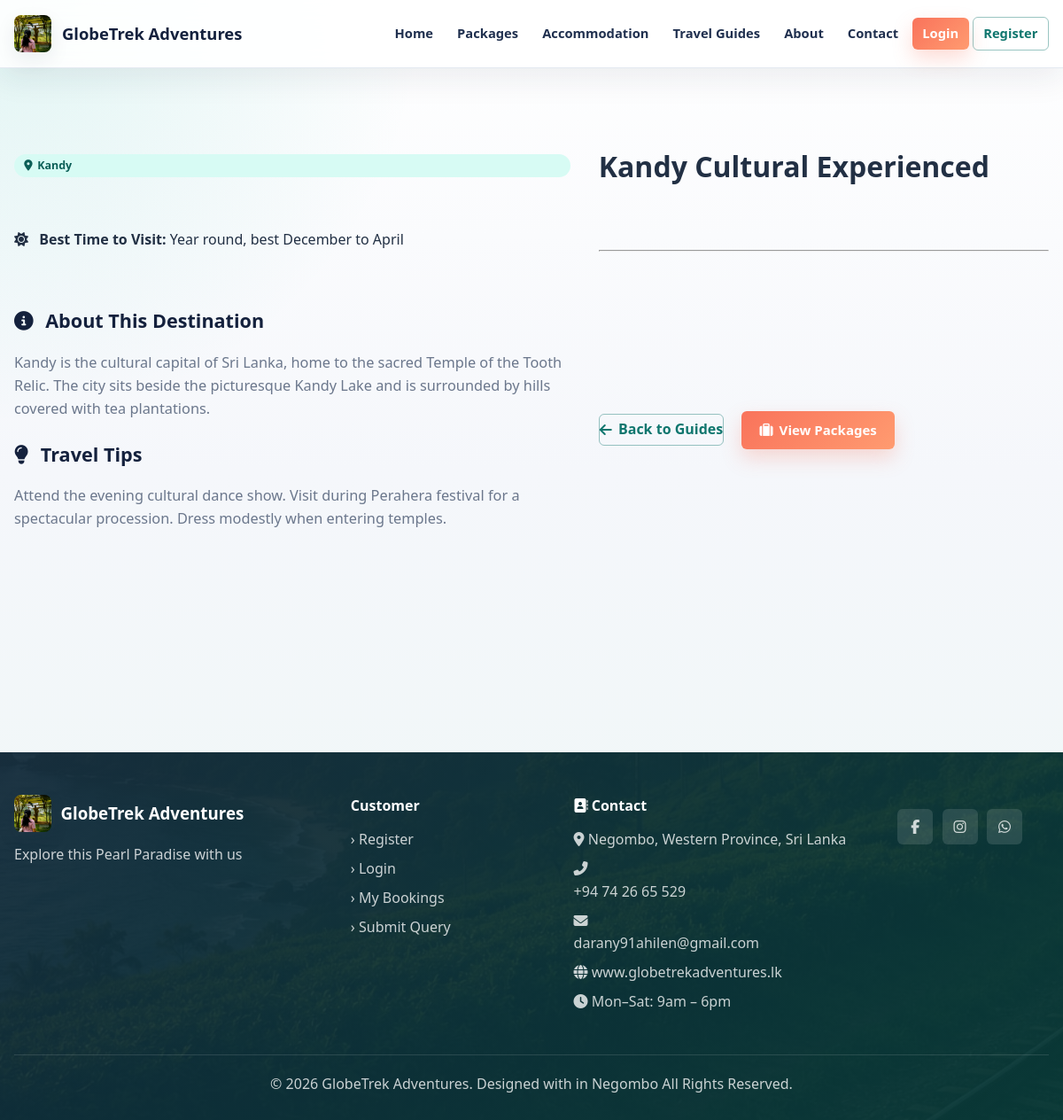
Screenshot of /index.php?url=home/guide_detail/3 with the database file from the repository.
### tables this page shows
CREATE TABLE `travel_guides` (
  `id` int(11) NOT NULL,
  `title` varchar(200) NOT NULL,
  `destination` varchar(200) NOT NULL,
  `content` text NOT NULL,
  `tips` text DEFAULT NULL,
  `best_time` varchar(100) DEFAULT NULL,
  `status` enum('active','inactive') DEFAULT 'active',
  `created_by` int(11) DEFAULT NULL,
  `created_at` datetime DEFAULT current_timestamp()
);

### controllers/HomeController.php (called while the page is built, shortened)
<?php
class HomeController {
    private $db;
    public function __construct() {
        $database = new Database();
        $this->db = $database->getConnection();
    }
public function guide_detail($id) {
    $guideModel = new TravelGuide($this->db);
    $guide      = $guideModel->getById($id);
    require_once BASE_PATH . '/views/home/guide_detail.php';
}
}
?>

### config/database.php (called while the page is built, shortened)
<?php
class Database {
    private $host = 'localhost';
    private $dbname = 'globetrek_adv';
    private $username = 'root';
    private $password = '';
    public function getConnection() {
        $this->conn = null;
        try {
            $this->conn = new PDO(
                "mysql:host={$this->host};dbname={$this->dbname};charset=utf8",
                $this->username,
                $this->password
            );
            $this->conn->setAttribute(PDO::ATTR_ERRMODE, PDO::ERRMODE_EXCEPTION);
            $this->conn->setAttribute(PDO::ATTR_DEFAULT_FETCH_MODE, PDO::FETCH_ASSOC);
        } catch(PDOException $e) {
            error_log("Connection Error: " . $e->getMessage());
            die(json_encode(['error' => 'Database connection failed']));
        }
        return $this->conn;
    }
}
?>

### models/TravelGuide.php (called while the page is built, shortened)
<?php
class TravelGuide {
    private $conn;
    private $table = 'travel_guides';
    public function __construct($db) {
        $this->conn = $db;
    }
    public function getById($id) {
        $sql  = "SELECT * FROM {$this->table}
                 WHERE id = :id AND status = 'active' LIMIT 1";
        $stmt = $this->conn->prepare($sql);
        $stmt->bindParam(':id', $id);
        $stmt->execute();
        return $stmt->fetch();
    }
}
?>

### views/home/guide_detail.php (the view)
<?php require_once BASE_PATH . '/views/layouts/header.php'; ?>
<section class="section">
    <div class="container">
        <div class="about-layout">
            <span class="badge">
                <i class="fas fa-map-marker-alt"></i>
                <?= htmlspecialchars($guide['destination']) ?>
            </span>
            <h1 style="color:var(--navy);margin:0.8rem 0;
                        font-size:2rem;">
                <?= htmlspecialchars($guide['title']) ?>
            </h1>
            <?php if (!empty($guide['best_time'])): ?>
            <p style="color:var(--grey);margin-bottom:1.5rem;">
                <i class="fas fa-sun"
                   style="color:var(--gold);margin-right:8px;"></i>
                <strong>Best Time to Visit:</strong>
                <?= htmlspecialchars($guide['best_time']) ?>
            </p>
            <?php endif; ?>
            <hr style="border-color:#eee;margin:1.5rem 0;">
            <div class="about-text">
                <h3>
                    <i class="fas fa-info-circle"
                       style="color:var(--blue);margin-right:8px;"></i>
                    About This Destination
                </h3>
                <p><?= nl2br(htmlspecialchars($guide['content'])) ?></p>
                <?php if (!empty($guide['tips'])): ?>
                <h3>
                    <i class="fas fa-lightbulb"
                       style="color:var(--gold);margin-right:8px;"></i>
                    Travel Tips
                </h3>
                <p><?= nl2br(htmlspecialchars($guide['tips'])) ?></p>
                <?php endif; ?>
            </div>
            <div style="margin-top:2rem;">
                <a href="http://localhost/globetrek/index.php?url=home/guides"
                   class="btn-outline-main">
                    <i class="fas fa-arrow-left"></i>
                    Back to Guides
                </a>
                <a href="http://localhost/globetrek/index.php?url=package/index"
                   class="btn-primary"
                   style="margin-left:1rem;">
                    <i class="fas fa-suitcase"></i>
                    View Packages
                </a>
            </div>
        </div>
    </div>
</section>
<?php require_once BASE_PATH . '/views/layouts/footer.php'; ?>

### assets/style.css (style rules this page uses)
*, *::before, *::after { box-sizing: border-box; margin: 0; padding: 0; }
:root { --ink: #14213d; --ink-2: #20304f; --teal: #0f766e; --teal-2: #14b8a6; --coral: #f9735b; --amber: #f4b942; --mint: #e8fbf7; --cloud: #f5f7fb; --paper: #ffffff; --line: #dbe3ee; --text: #223044; --muted: #6b778c; --success: #15803d; --danger: #dc2626; --warning: #d97706; --info: #2563eb; --shadow-sm: 0 8px 22px rgba(20, 33, 61, 0.08); --shadow: 0 18px 45px rgba(20, 33, 61, 0.12); --shadow-lg: 0 26px 70px rgba(20, 33, 61, 0.18); --radius: 8px; --radius-sm: 6px; --ease: 180ms ease; }
html { scroll-behavior: smooth; }
body { min-height: 100vh; background: radial-gradient(circle at top left, rgba(20, 184, 166, 0.12), transparent 30rem), linear-gradient(180deg, #ffffff 0%, var(--cloud) 42%, #edf7f5 100%); color: var(--text); font-family: "Segoe UI", system-ui, -apple-system, BlinkMacSystemFont, Arial, sans-serif; line-height: 1.6; letter-spacing: 0; }
a { color: var(--teal); text-decoration: none; transition: color var(--ease), background var(--ease), transform var(--ease), box-shadow var(--ease); }
.container { width: min(1180px, calc(100% - 32px)); margin: 0 auto; }
.section { padding: 4.5rem 0; animation: pageFade 420ms ease both; }
.btn-nav, .btn-primary, .btn-view, .btn-edit, .btn-featured-on, .btn-featured-off, .btn-danger, .btn-clear, .btn-outline-main, .btn-sm { min-height: 36px; border-radius: var(--radius-sm); border: 0; cursor: pointer; display: inline-flex; align-items: center; justify-content: center; gap: 0.45rem; font-weight: 800; line-height: 1.2; transition: transform var(--ease), box-shadow var(--ease), background var(--ease), color var(--ease), border-color var(--ease); }
.btn-nav, .btn-primary, .btn-view { background: linear-gradient(135deg, var(--coral), #ff9b70); color: #fff !important; box-shadow: 0 10px 22px rgba(249, 115, 91, 0.25); }
.btn-outline, .btn-outline-main, .btn-clear { background: transparent !important; border: 1.5px solid rgba(15, 118, 110, 0.42) !important; color: var(--teal) !important; box-shadow: none; }
.btn-primary { padding: 0.78rem 1.25rem; font-size: 0.94rem; }
.meta-item, .badge, .card-tag, .status-badge, .secure-badge { display: inline-flex; align-items: center; gap: 0.35rem; border-radius: 999px; font-size: 0.78rem; font-weight: 800; line-height: 1; }
.badge { color: #0b5f57; background: #d7fbf4; padding: 0.42rem 0.7rem; }
.about-layout { display: grid; grid-template-columns: minmax(0, 1.05fr) minmax(320px, 0.85fr); gap: 2rem; align-items: center; }
.about-text { display: grid; gap: 1rem; }
.about-text p { color: var(--muted); font-size: 1.02rem; }
.about-text h3 { color: var(--ink); font-size: 1.35rem; margin-top: 0.35rem; }

### rows the page displays
travel_guides: destination "Kandy", title "Kandy Cultural Experienced", best_time "Year round, best December to April", content "Kandy is the cultural capital of Sri Lanka, home to the sacred Temple of the Tooth Relic. The city sits beside the picturesque Kandy Lake and is surrounded by hills covered with tea plantations.", tips "Attend the evening cultural dance show. Visit during Perahera festival for a spectacular procession. Dress modestly when entering temples."
